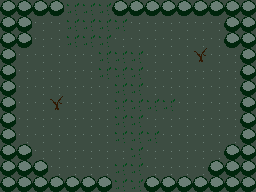

This game map was drawn from its Tiled (.tmx) file and the tilesets committed beside it. A one-line description and the full map source follow:
An orthogonal 16x12 tile map with 16x16 px tiles, 1 tile layer (Tile Layer 1).

<map version="1.4" tiledversion="1.4.3" orientation="orthogonal" renderorder="right-down" width="16" height="12" tilewidth="16" tileheight="16" infinite="0" nextlayerid="2" nextobjectid="1">
 <editorsettings>
  <export target="simple.csv" format="csv" />
 </editorsettings>
 <tileset firstgid="1" source="simple.tsx" />
 <layer id="1" name="Tile Layer 1" width="16" height="12">
  <data encoding="csv">
2,2,2,2,4,4,4,2,2,2,2,2,2,2,2,2,
2,2,1,1,4,4,4,4,1,1,1,1,1,1,2,2,
2,2,1,1,4,4,4,1,1,1,1,1,1,1,2,2,
2,1,1,1,1,1,4,4,4,1,1,1,3,1,1,2,
2,1,1,1,1,1,4,4,4,1,1,1,1,1,1,2,
2,1,1,1,1,1,1,4,4,1,1,1,1,1,1,2,
2,1,1,3,1,1,1,4,4,4,4,1,1,1,1,2,
2,1,1,1,1,1,1,4,4,1,1,1,1,1,1,2,
2,1,1,1,1,1,1,4,4,4,1,1,1,1,1,2,
2,2,1,1,1,1,1,1,4,1,1,1,1,1,2,2,
2,2,2,1,1,1,1,4,4,1,1,1,1,2,2,2,
2,2,2,2,2,2,2,4,4,2,2,2,2,2,2,2
</data>
 </layer>
</map>